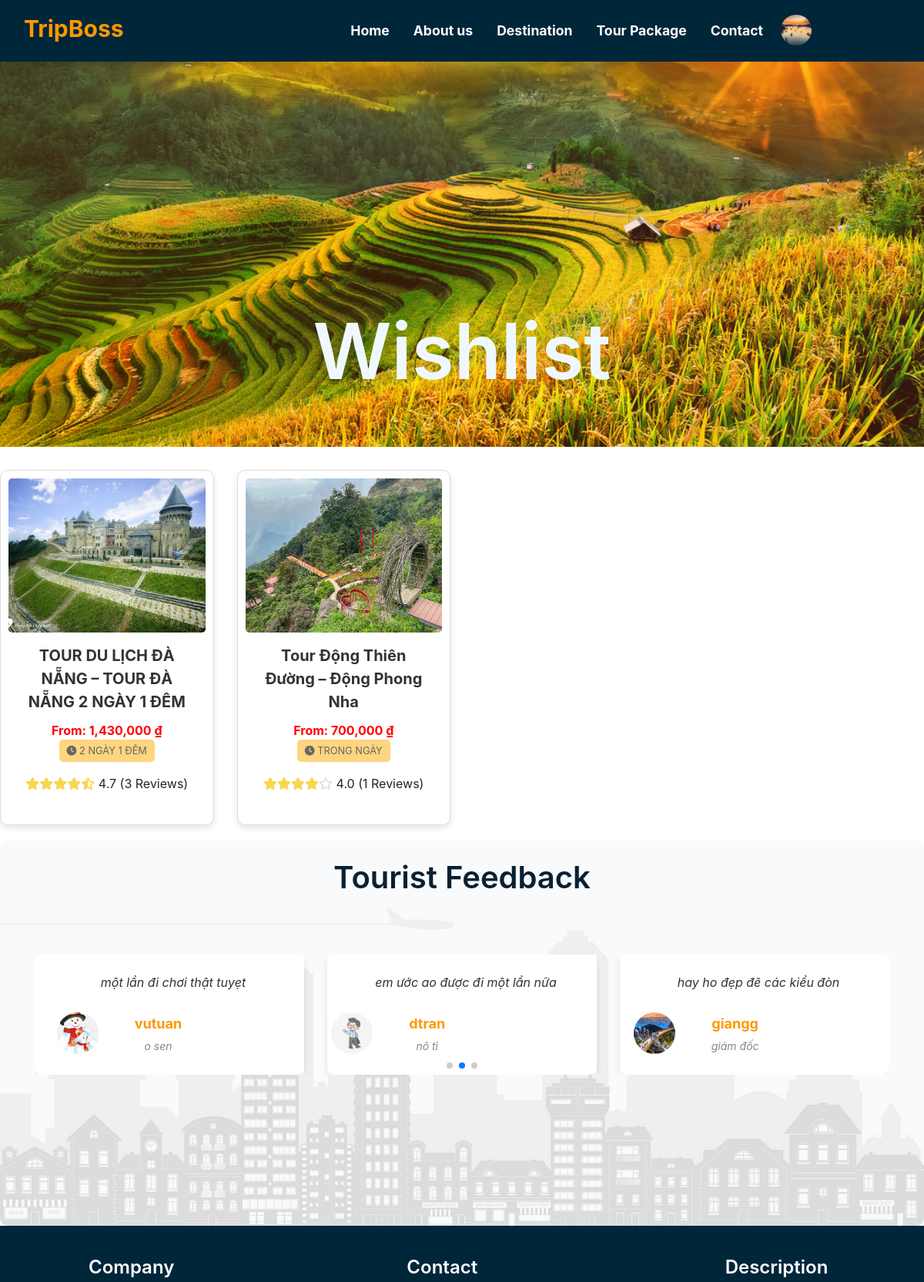
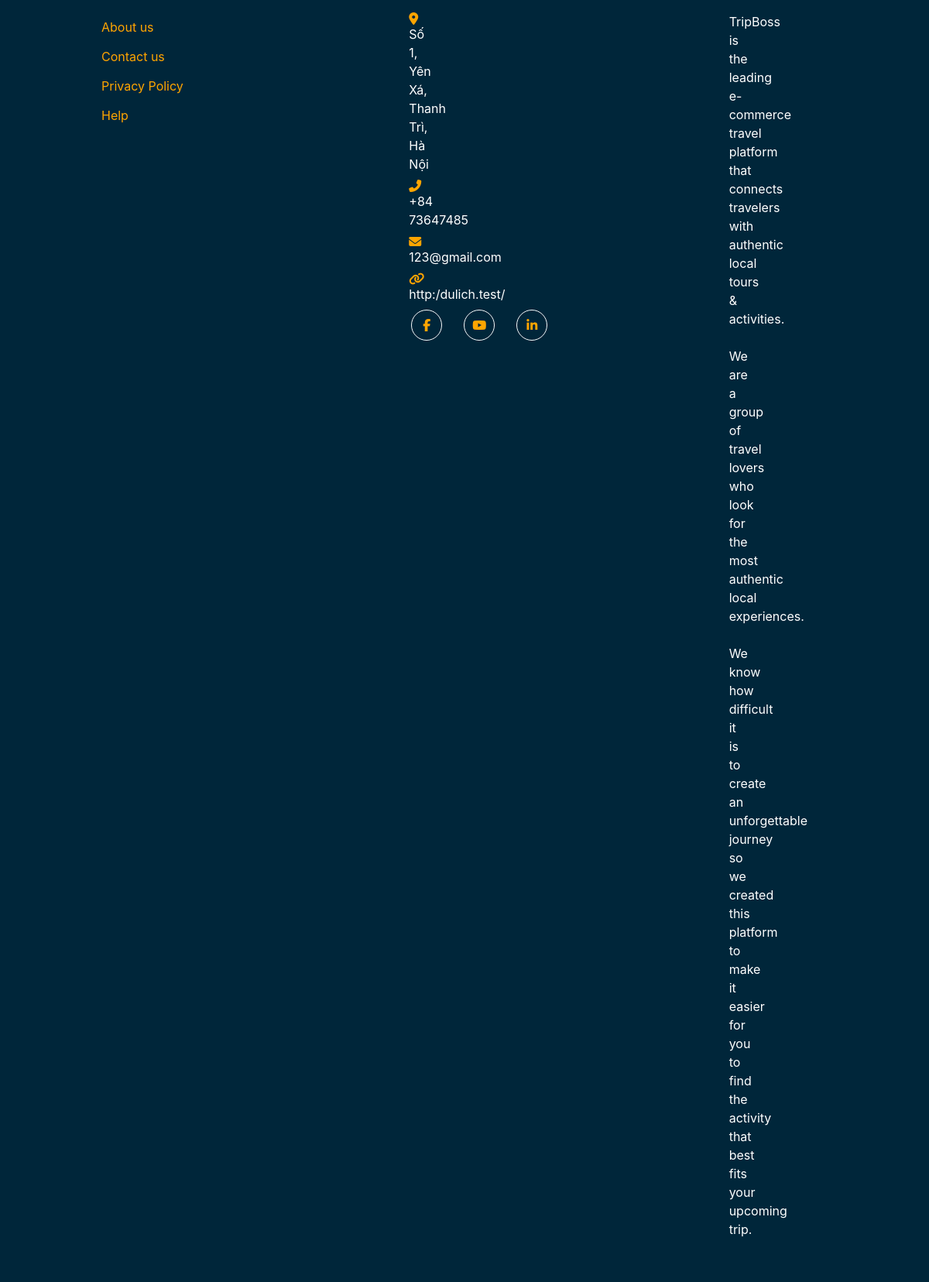
The app's page /pages/wishlist.php (signed in) with its own data (2 pictures, top to bottom).
### tables this page shows
CREATE TABLE `tours` (
  `id` int NOT NULL,
  `tour_name` text NOT NULL,
  `location_id` int DEFAULT NULL,
  `description` text NOT NULL,
  `image` varchar(255) NOT NULL,
  `adult_price` varchar(250) NOT NULL,
  `child_price` varchar(250) NOT NULL,
  `time_tour` varchar(255) NOT NULL,
  `price` varchar(255) NOT NULL,
  `Itinerary` json NOT NULL,
  `quantity` int NOT NULL,
  `status` int NOT NULL,
  `created_at` timestamp NOT NULL,
  `updated_at` timestamp NOT NULL
);

CREATE TABLE `feedbacks` (
  `id` int NOT NULL,
  `user_name` varchar(255) NOT NULL,
  `position` varchar(255) DEFAULT NULL,
  `image_url` varchar(255) NOT NULL,
  `feedback_text` text NOT NULL,
  `created_at` timestamp NULL DEFAULT CURRENT_TIMESTAMP
);

CREATE TABLE `settings` (
  `id` int NOT NULL,
  `setting_key` varchar(255) NOT NULL,
  `setting_value` text NOT NULL
);

### admin/setting/function.php (called while the page is built, shortened)
<?php
function get_setting($con, $key)
{
    $sql = "SELECT setting_value FROM settings WHERE setting_key = ?";
    $stmt = $con->prepare($sql);
    $stmt->bind_param("s", $key);
    $stmt->execute();
    $result = $stmt->get_result();
    if ($result->num_rows > 0) {
        $row = $result->fetch_assoc();
        return $row['setting_value'];
    } else {
        $stmt->close();
        return "";
    }
}

### pages/wishlist.php (the view, shortened to what this page needs)
<?php
require("/laragon/www/dulich/include/nav.php");
$user_id = $_SESSION['uid'] ?? null;
$query = "SELECT * FROM user_form WHERE id = ?";
$stmt = $con->prepare($query);
$stmt->bind_param("i", $user_id);
$stmt->execute();
$result = $stmt->get_result();
$query = "
    SELECT
        tours.id,
        tours.tour_name,
        tours.price,
        tours.image,
        tours.time_tour,
        COUNT(reviews.id) AS review_count,
        AVG(reviews.rating) AS average_rating
    FROM tours
    JOIN wishlist ON tours.id = wishlist.tour_id
    LEFT JOIN reviews ON tours.id = reviews.tour_id
    WHERE wishlist.user_id = ?
    GROUP BY tours.id";
$stmt = $con->prepare($query);
$stmt->bind_param("i", $user_id);
$stmt->execute();
$result = $stmt->get_result();
if ($result->num_rows > 0) {
    $tours = $result->fetch_all(MYSQLI_ASSOC);
} else {
    $tours = [];
}
?>
<?php require("/laragon/www/dulich/include/Hwishlist.php") ?>
<body>
    <section class="hero-wrap hero-wrap-2 js-fullheight" style="background-image: url('/assets/img/profile/anhSAPA.jpg'); width: 100%; height: 500px; background-position: center bottom; background-size: cover;" data-stellar-background-ratio="0.5">
        <div class="overlay"></div>
        <div class="container">
            <div class="row no-gutters slider-text js-fullheight align-items-end justify-content-center">
                <div class="col-md-9 ftco-animate pb-5 text-center">
                    <h1 class="mb1-3 bread">Wishlist</h1>
                </div>
            </div>
        </div>
    </section>
    <div class="container1">
        <?php if (count($tours) > 0) : ?>
            <div class="row">
                <?php foreach ($tours as $tour) : ?>
                    <div class="col-md-3">
                        <div class="tour-card" data-url="/pages/tour_detail.php?id=<?php echo $tour['id']; ?>">
                            <div class="card-header1">
                            </div>
                            <img src="/admin/anh/<?php echo $tour['image']; ?>" class="card-img-top" alt="Tour Image">
                            <div class="card-body">
                                <p class="card-title"><?php echo $tour['tour_name']; ?></p>
                                <p class="card-text">
                                    <strong style="color: red;">From: <?php echo number_format((float)str_replace(',', '', $tour['price'])); ?> ₫</strong><br>
                                    <span class="time-touring"><i class="fas fa-clock"></i> <?php echo $tour['time_tour']; ?></span>
                                </p>
                                <p class="star-rating">
                                    <?php
                                    $average_rating = $tour['average_rating'] ? number_format($tour['average_rating'], 1) : 0;
                                    $full_stars = floor($average_rating);
                                    $half_star = $average_rating - $full_stars >= 0.5 ? 1 : 0;
                                    $empty_stars = 5 - $full_stars - $half_star;
                                    for ($i = 0; $i < $full_stars; $i++) {
                                        echo '<i class="fas fa-star"></i>';
                                    }
                                    if ($half_star) {
                                        echo '<i class="fas fa-star-half-alt"></i>';
                                    }
                                    for ($i = 0; $i < $empty_stars; $i++) {
                                        echo '<i class="far fa-star"></i>';
                                    }
                                    ?>
                                    <?php echo $average_rating; ?> (<?php echo $tour['review_count']; ?> Reviews)
                                </p>
                            </div>
                        </div>
                    </div>
                <?php endforeach; ?>
            </div>
        <?php else : ?>
            <p>You have no tours in your wishlist.</p>
        <?php endif; ?>
    </div>
</body>
</html>
<?php require("/laragon/www/dulich/include/function/fback.php"); ?>
<?php require("/laragon/www/dulich/include/footer.php"); ?>

### include/function/fback.php
<?php
require("/laragon/www/dulich/connection.php");
$query = "SELECT * FROM feedbacks ORDER BY created_at DESC";
$result = $con->query($query);
$feedbacks = $result->fetch_all(MYSQLI_ASSOC);
?>
<section class="ftco-section testimony-section bg-bottom" style="background-image: url('/assets/img/profile/bg-1.jpg'); background-size: cover; background-position: center bottom; min-height: 500px;">
    <div class="container">
        <div class="row justify-content-center pb-4">
            <div class="col-md-7 text-center heading-section ftco-animate">
                <h2 class="mb-4">Tourist Feedback</h2>
            </div>
        </div>
        <div class="row ftco-animate">
            <div class="col-md-12 mt-4">
                <div class="swiper mySwiper" >
                    <div class="swiper-wrapper" style="width: 290px;">
                        <?php foreach ($feedbacks as $feedback): ?>
                            <div class="swiper-slide">
                                <div class="testimony-wrap py-4 px-3" style="background-color: rgba(255, 255, 255, 0.9); border-radius: 10px; box-shadow: 0 4px 8px rgba(0, 0, 0, 0.1);">
                                    <div class="text" style="max-width: 600px; word-wrap: break-word; margin: 0 auto; color: #333;">
                                        <p class="mb-4" style="font-style: italic; font-size: 16px; margin-left: 10px"><?php echo nl2br(htmlspecialchars($feedback['feedback_text'])); ?></p>
                                        <div class="d-flex align-items-center" style="margin-left: -50px;">
                                            <img src="<?php echo htmlspecialchars($feedback['image_url']); ?>" class="user-img" style="border-radius: 50%; width: 60px; height: 60px; object-fit: cover;">
                                            <div class="pl-4" style="margin-left: 20px;">
                                                <p class="name" style="font-weight: bold; font-size: 18px; margin-bottom: 5px;"><?php echo htmlspecialchars($feedback['user_name']); ?></p>
                                                <span class="position" style="color: #888; font-size: 14px;"><?php echo htmlspecialchars($feedback['position']); ?></span>
                                            </div>
                                        </div>
                                    </div>
                                </div>
                            </div>
                        <?php endforeach; ?>
                    </div>
                </div>
            </div>
        </div>
        <div class="swiper-pagination" style="color: #92af70;"></div>
    </div>
</section>

### include/footer.php (shortened to what this page needs)
<?php
require_once '/laragon/www/dulich/connection.php';
require_once '/laragon/www/dulich/admin/setting/function.php';
$newsletter = get_setting($con, 'newsletter');
$facebook_link = get_setting($con, 'facebook_link');
$youtube_link = get_setting($con, 'youtube_link');
$linkedin_link = get_setting($con, 'linkedin_link');
$about_us_text = get_setting($con, 'about_us_text');
$contact_us_text = get_setting($con, 'contact_us_text');
$privacy_policy_text = get_setting($con, 'privacy_policy_text');
$help_text = get_setting($con, 'help_text');
$address = get_setting($con, 'address');
$phone = get_setting($con, 'phone');
$email = get_setting($con, 'email');
$website = get_setting($con, 'website');
?>
<head>
</head>
<body>
    <div class="container-fluid footer">
        <div class="footer-column">
            <h4 class="text-white">Company</h4>
            <a href="" class="btn btn-link" style="color: orange;" name="about_us_link"><?php echo htmlspecialchars($about_us_text); ?></a><br>
            <a href="" class="btn btn-link" style="color: orange;" name="contact_us_link"><?php echo htmlspecialchars($contact_us_text); ?></a><br>
            <a href="" class="btn btn-link" style="color: orange;" name="privacy_policy_link"><?php echo htmlspecialchars($privacy_policy_text); ?></a><br>
            <a href="" class="btn btn-link" style="color: orange;" name="help_link"><?php echo htmlspecialchars($help_text); ?></a>
        </div>
        <div class="footer-column">
            <h4 class="text-white">Contact</h4>
            <p class="mb-2" style="margin-right: 285px; "><i class="fa fa-map-marker-alt me-3" style="color: orange;"></i><?php echo nl2br(htmlspecialchars($address)); ?></p>
            <p class="mb-2" style="margin-right: 280px; "><i class="fa fa-phone-alt me-3" style="color: orange;"></i><?php echo nl2br(htmlspecialchars($phone)); ?></p>
            <p class="mb-2" style="margin-right: 268px;" ><i class="fa fa-envelope me-3" style="color: orange;"></i><?php echo nl2br(htmlspecialchars($email)); ?></p>
            <p class="mb-2" style="margin-right: 268px;"><i class="fa fa-link me-3" style="color: orange;"></i><?php echo nl2br(htmlspecialchars($website)); ?></p>
            <div class="social-icons">
                <a href="<?php echo htmlspecialchars($facebook_link); ?>" class="btn btn-outline-light btn-social">
                    <i class="fab fa-facebook-f"></i>
                </a>
                <a href="<?php echo htmlspecialchars($youtube_link); ?>" class="btn btn-outline-light btn-social">
                    <i class="fab fa-youtube"></i>
                </a>
                <a href="<?php echo htmlspecialchars($linkedin_link); ?>" class="btn btn-outline-light btn-social">
                    <i class="fab fa-linkedin-in"></i>
                </a>
            </div>
        </div>
        <div class="footer-column">
            <h4 class="text-white">Description</h4>
            <p style="margin-right: 315px;"><?php echo nl2br(htmlspecialchars($newsletter)); ?></p>
        </div>
    </div>
</body>
</html>

### records on screen
tours: image (picture), tour_name "TOUR DU LỊCH ĐÀ NẴNG – TOUR ĐÀ NẴNG 2 NGÀY 1 ĐÊM", price "1,430,000", time_tour "2 NGÀY 1 ĐÊM", average_rating "4.7", review_count "3"
tours: image (picture), tour_name "Tour Động Thiên Đường – Động Phong Nha", price "700,000", time_tour "TRONG NGÀY", average_rating "4.0", review_count "1"
feedbacks: feedback_text "một lần đi chơi thật tuyẹt", image_url (picture), user_name "vutuan", position "o sen"
feedbacks: feedback_text "em ước ao được đi một lần nữa", image_url (picture), user_name "dtran", position "nô tì"
feedbacks: feedback_text "hay ho đẹp đẽ các kiểu đòn", image_url (picture), user_name "giangg", position "giám đốc"
settings: setting_value "About us"
settings: setting_value "Contact us"
settings: setting_value "Privacy Policy"
settings: setting_value "Help"
settings: setting_value "Số 1, Yên Xá, Thanh Trì, Hà Nội"
settings: setting_value "+84 73647485"
settings: setting_value "123@gmail.com"
settings: setting_value "http:/dulich.test/"
settings: setting_value "TripBoss is the leading e-commerce travel platform that connects travelers with authentic local tours & activities. We are a group of travel lovers who look for the most authentic local experiences. We know how difficult it is to create an unforgettable journey so we created this platform to make it easier for you to find the activity that best fits your upcoming trip."
